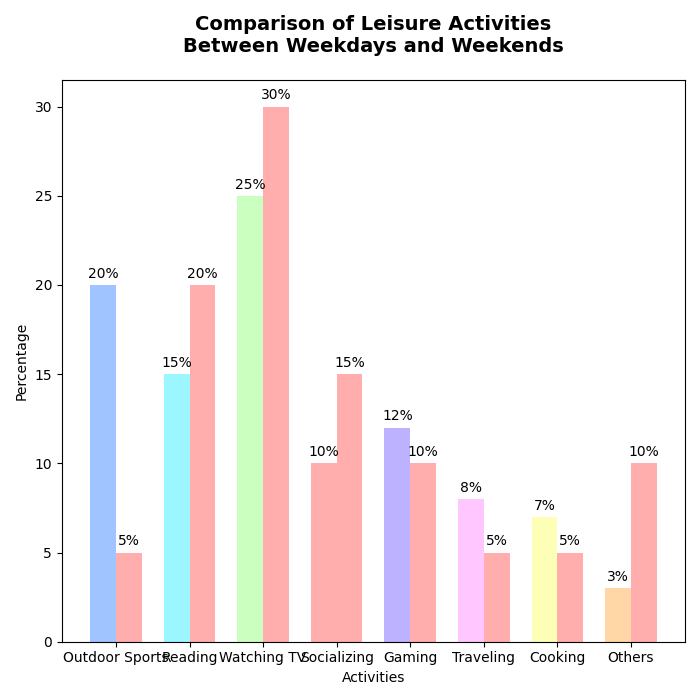

The script that drew this image:
import matplotlib.pyplot as plt
import numpy as np

# Data for activities (percentage)
weekend_activities = ['Outdoor Sports', 'Reading', 'Watching TV', 'Socializing', 
                      'Gaming', 'Traveling', 'Cooking', 'Others']
weekend_percentages = [20, 15, 25, 10, 12, 8, 7, 3]
weekday_percentages = [5, 20, 30, 15, 10, 5, 5, 10]

fig, ax = plt.subplots(figsize=(7,7))

x = np.arange(len(weekend_activities))  # Label locations
width = 0.35

ax.bar(x - width/2, weekend_percentages, width, color=['#a0c4ff', '#9bf6ff', '#caffbf', '#ffadad', '#bdb2ff', 
                                                       '#ffc6ff', '#fdffb6', '#ffd6a5'])
ax.bar(x + width/2, weekday_percentages, width, color='#ffadad')

ax.set_xlabel('Activities')
ax.set_ylabel('Percentage')
ax.set_title('Comparison of Leisure Activities\nBetween Weekdays and Weekends', fontsize=14, weight='bold', pad=20)
ax.set_xticks(x)
ax.set_xticklabels(weekend_activities)

for bars in ax.containers:
    for bar in bars:
        height = bar.get_height()
        ax.annotate(f'{height}%',
                     xy=(bar.get_x() + bar.get_width() / 2, height),
                     xytext=(0, 3),
                     textcoords="offset points",
                     ha='center', va='bottom')

plt.tight_layout()
plt.show()
